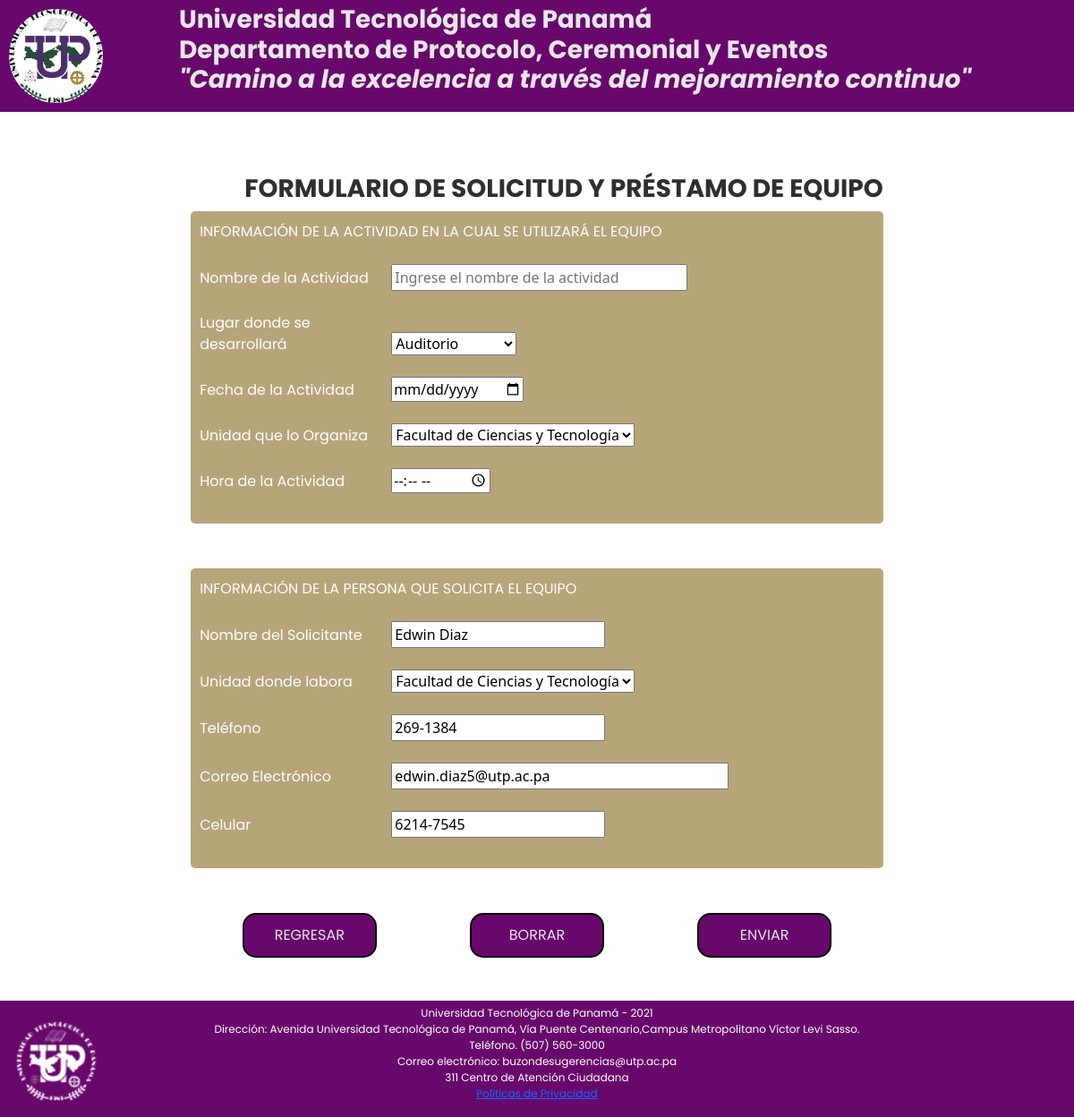
/paginas/formEquipo.php (signed in), run on the app's committed database.
### tables this page shows
CREATE TABLE `usuario` (
  `id` int(11) NOT NULL,
  `nombre` varchar(50) NOT NULL,
  `apellido` varchar(50) NOT NULL,
  `email` varchar(250) NOT NULL,
  `password` varchar(250) NOT NULL,
  `tipoUsuario` int(2) NOT NULL
);

CREATE TABLE `telefono` (
  `idTelefono` int(11) NOT NULL,
  `telefono` varchar(20) NOT NULL,
  `idUsuario` int(11) NOT NULL
);

CREATE TABLE `celular` (
  `idCelular` int(11) NOT NULL,
  `celular` varchar(20) NOT NULL,
  `idUsuario` int(11) NOT NULL
);

### procesos/consultaUser.php (called while the page is built)
<?php
    include("../config/conexion.php");
    $id_usuario=$_SESSION['id'];
    $result=$conn->query("SELECT * FROM usuario WHERE id='$id_usuario'");
    $datoUser=$result->fetch(PDO::FETCH_OBJ);
?>

### paginas/formEquipo.php (the view, shortened to what this page needs)
<?php
    include("../procesos/consultaUser.php");
    $sql=$conn->query("SELECT * FROM telefono WHERE idUsuario='$id_usuario'");
    $datoTel=$sql->fetch(PDO::FETCH_OBJ);
    $sql2=$conn->query("SELECT * FROM celular WHERE idUsuario='$id_usuario'");
    $datoCel=$sql2->fetch(PDO::FETCH_OBJ);
?>
<!DOCTYPE html>
<html>
<head>
	<link rel="stylesheet" type="text/css" href="../CSS/estilo.css">
    <link href ="../CSS/bootstrap.min.css" rel ="stylesheet">
    <link href="../CSS/list-groups.css" rel="stylesheet">
</head>
<body class="cuerpo">
    <div id="page-container">
      <div id="content-wrap">
	<header class="tope">
		<img src="../imagenes/logo.png" class="logo">
	    <h3 class="titulosHeader">Universidad Tecnológica de Panamá<br>Departamento de Protocolo, Ceremonial y Eventos<br><i>"Camino a la excelencia a través del mejoramiento continuo"</i></h3>
	</header>
	<br><br>
	<div class="centrar">
		<form method="POST" action="../procesos/procesarEquipo.php">
            <h3 class="titulosHeaderBlack">FORMULARIO DE SOLICITUD Y PRÉSTAMO DE EQUIPO</h3>
<div id="divPrimero">
    <div class="cajamarron">
          <label class="textoCuerpoWhite">INFORMACIÓN DE LA ACTIVIDAD EN LA CUAL SE UTILIZARÁ EL EQUIPO</label>
          <br><br>
                <label class="textoCuerpoWhite labelEspacio">Nombre de la Actividad</label>
                <input type="text" id="nomActividad" class="txtbox" placeholder="Ingrese el nombre de la actividad" name="nomActividad" size="30" required>
                <br><br>
                <label class="textoCuerpoWhite labelEspacio">Lugar donde se desarrollará</label>
                <select name="lugarActividad" id="lugarActividad" class="txtbox" required>
                  <option value="1">Auditorio</option>
                </select>
                <br><br>
                <label class="textoCuerpoWhite labelEspacio">Fecha de la Actividad</label>
                <input type="date" id="fechaActividad" class="txtbox" placeholder="" name="fechaActividad" required>
                <br><br>
                <label class="textoCuerpoWhite labelEspacio">Unidad que lo Organiza</label>
                <select name="unidadOrg" id="unidadOrg" class="txtbox">
                  <option value="1">Facultad de Ciencias y Tecnología</option>
                </select>
                <br><br>
                <label class="textoCuerpoWhite labelEspacio">Hora de la Actividad</label>
                <input type="time" id="horaActividad" class="txtbox" placeholder="" name="horaActividad">
                <br><br>
    </div>
    <div class="cajamarron">
          <label class="textoCuerpoWhite ">INFORMACIÓN DE LA PERSONA QUE SOLICITA EL EQUIPO</label>
          <br><br>
                <label class="textoCuerpoWhite labelEspacio">Nombre del Solicitante</label>
                <input type="text" id="nomSolicitante" class="txtbox" name="nomSolicitante" value="<?php echo $datoUser->nombre." ".$datoUser->apellido; ?>" readonly>
                <br><br>
                <label class="textoCuerpoWhite labelEspacio"> Unidad donde labora</label>
                <select name="unidadLabor" id="unidadLabor" class="txtbox">
                  <option value="1">Facultad de Ciencias y Tecnología</option>
                </select>
                <br><br>
                <label class="textoCuerpoWhite labelEspacio">Teléfono</label>
                <input type="text" id="telefono" class="txtbox" name="telefono" value="<?php echo $datoTel->telefono; ?>" readonly>
                <br><br>
                <label class="textoCuerpoWhite labelEspacio">Correo Electrónico</label>
                <input type="text" id="correo" class="txtbox" name="correo" size="35" value="<?php echo $datoUser->email; ?>"readonly>
                <br><br>
                <label class="textoCuerpoWhite labelEspacio">Celular</label>
                <input type="text" id="celular" class="txtbox" name="celular" value="<?php echo $datoCel->celular; ?>" readonly>
                <br><br>
    </div>
                <a href="menuPrincipal.php"><button class="redondo espacioBoton6" type="button"><label class="textoCuerpo">REGRESAR</label></button></a>
                <button class="redondo espacioBoton5" type="reset"><label class="textoCuerpo">BORRAR</label></button>
                <button class="redondo espacioBoton5" type="button" id="okButton" onclick="myFunction()"><label class="textoCuerpo">ENVIAR</label></button>
  </div>
  </div>
<br><br>
  </div>
  <footer id="footer">
      <img src="../imagenes/logo-footer.png" class="logo">
      Universidad Tecnológica de Panamá - 2021
      <br>
          Dirección: Avenida Universidad Tecnológica de Panamá, Vía Puente Centenario,Campus Metropolitano Víctor Levi Sasso.
          <br>
          Teléfono. (507) 560-3000
          <br>
          Correo electrónico: buzondesugerencias@utp.ac.pa
          <br>
          311 Centro de Atención Ciudadana
          <br>
          <a class="politicas" href="https://aig.gob.pa/acercade/disclaimer/">Políticas de Privacidad</a>
    </footer>
    </div>
</body>
</html>

### CSS/estilo.css (style rules this page uses)
html { background-color: #68086c; }
.titulosHeader { font-family: 'Poppins', sans-serif; padding-left: 200px; padding-top: 5px; text-align: left; font-weight: bold; color:#e6e6e7 ; }
.titulosHeaderBlack { font-family: 'Poppins', sans-serif; padding-top: 5px; padding-left:60px; text-align: left; font-weight: bold; color:#2f2f2f ; }
.textoCuerpo { font-family: 'Poppins', sans-serif; color:#e6e6e7 ; }
.textoCuerpoWhite { font-family: 'Poppins', sans-serif; color:white ; }
.labelEspacio { width: 200px; }
.centrar { text-align: center; display: flex; justify-content: center; align-items: center; }
body { width:100%; background-color:#FFFFFF; margin:auto; }
.tope { width:100%; height:125px; padding-top: 0px; background-color: #68086c; text-align: center; }
.cuerpo { background-color: #FFFFFF; }
#page-container { position: relative; min-height: 100vh; }
#content-wrap { padding-bottom: 7.5rem; }
#footer { position: absolute; bottom: 0; width: 100%; height: 7.5rem; background-color: #68086c; text-align: center; font-family: 'Poppins', sans-serif; color:#FFFFFF; padding-top: 5px; font-size: 12px; }
.logo { position:absolute; left:0px; width: 125px; height: 125px; padding: 10px; }
.redondo { border-radius: 15px; border-color: #d3c0d3; border: 2px solid; padding: 5px; width: 150px; height: 50px; background-color: #68086c; }
.txtbox { margin-left: 10px; }
.cajamarron { background-color: #B7A57A; padding: 10px; border-radius: 5px; margin-bottom: 50px; text-align: left; }
.espacioBoton5 { margin-left: 100px; }
.espacioBoton6 { margin-left: -200; }

### data on the page
usuario: nomSolicitante "Edwin Diaz", correo "edwin.diaz5@utp.ac.pa"
telefono: telefono "269-1384"
celular: celular "6214-7545"
